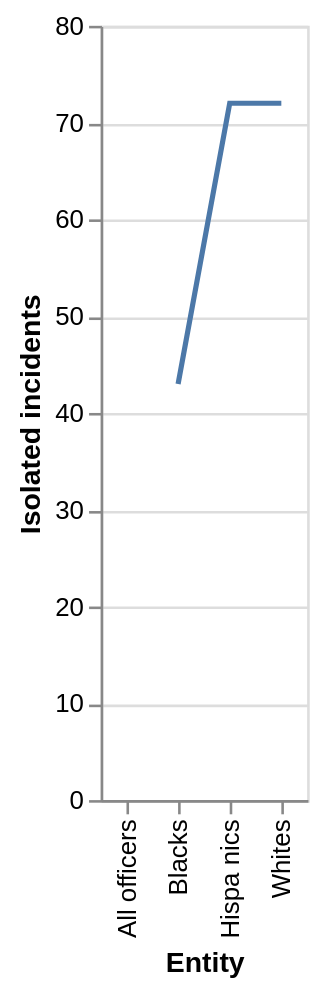

The Vega-Lite source for this figure:
### Vega-Lite specification from a JSON file in a GitHub repository (floating-point values rounded to 4 significant figures)
{"$schema": "https://vega.github.io/schema/vega-lite/v5.json", "description": "Line chart auto-generated from CSV", "data": {"values": [{"Entity": "Hispa nics", "Isolated incidents": "72.0", "Signsofa broader problem": "26"}, {"Entity": "Blacks", "Isolated incidents": "43.0", "Signsofa broader problem": "57"}, {"Entity": "Whites", "Isolated incidents": "72.0", "Signsofa broader problem": "27"}, {"Entity": "All officers", "Isolated incidents": "nan", "Signsofa broader problem": "31"}]}, "mark": "line", "encoding": {"x": {"field": "Entity", "type": "ordinal"}, "y": {"field": "Isolated incidents", "type": "quantitative"}}}
